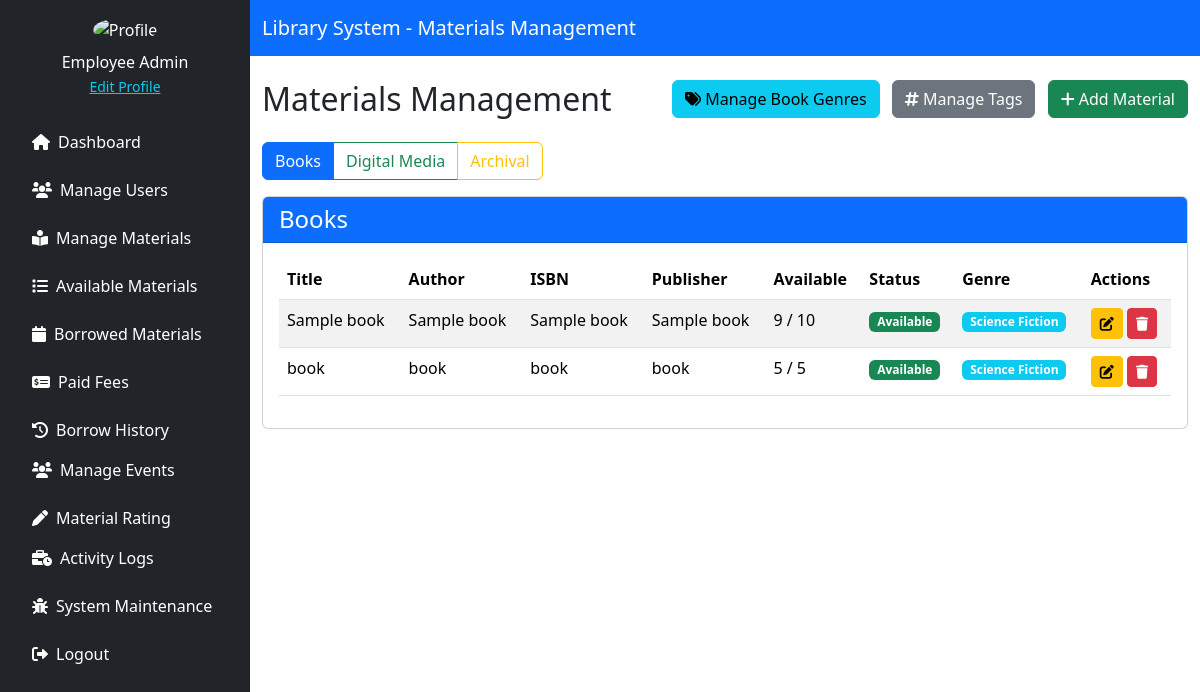
Screenshot of /source/employee/materials_management.php (signed in) with the database file from the repository.
### tables this page shows
CREATE TABLE `material_books` (
  `id` int(11) NOT NULL,
  `title` varchar(255) NOT NULL,
  `author` varchar(255) NOT NULL,
  `isbn` varchar(20) DEFAULT NULL,
  `publisher` varchar(255) DEFAULT NULL,
  `year_published` year(4) DEFAULT NULL,
  `quantity` int(11) DEFAULT 1,
  `available` int(11) DEFAULT 1,
  `status` enum('Available','Archived') DEFAULT 'Available',
  `genre` varchar(255) DEFAULT NULL,
  `average_rating` decimal(3,1) DEFAULT 0.0,
  `review_count` int(11) DEFAULT 0
);

### source/employee/materials_management.php (the view, shortened to what this page needs)
<?php
include '../../config/db_conn.php';
$filter = $_GET['filter'] ?? 'books';
$books = $digitals = $research = [];
if ($filter === 'books') {
    $stmtBooks = $pdo->query("SELECT * FROM material_books");
    $books = $stmtBooks->fetchAll(PDO::FETCH_ASSOC);
}
?>
<!DOCTYPE html>
<html lang="en">
<head>
    <link href="https://cdn.jsdelivr.net/npm/bootstrap@5.3.3/dist/css/bootstrap.min.css" rel="stylesheet">
    <link href="https://cdnjs.cloudflare.com/ajax/libs/font-awesome/6.0.0/css/all.min.css" rel="stylesheet">
</head>
<body>
<div class="d-flex">
    <?php include './includes/sidebar.php'; ?>
    <div class="flex-grow-1">
        <nav class="navbar navbar-expand-lg navbar-dark bg-primary">
            <div class="container">
                <a class="navbar-brand" href="#">Library System - Materials Management</a>
            </div>
        </nav>
        <div class="container mt-4">
            <div class="d-flex justify-content-between mb-3">
                <h2>Materials Management</h2>
                <div>
                    <button class="btn btn-info me-2" data-bs-toggle="modal" data-bs-target="#manageGenresModal">
                        <i class="fas fa-tags"></i> Manage Book Genres
                    </button>
                    <button class="btn btn-secondary me-2" data-bs-toggle="modal" data-bs-target="#manageTagsModal">
                        <i class="fas fa-hashtag"></i> Manage Tags
                    </button>
                    <button class="btn btn-success" data-bs-toggle="modal" data-bs-target="#selectMaterialTypeModal">
                        <i class="fas fa-plus"></i> Add Material
                    </button>
                </div>
            </div>
            <div class="btn-group mb-3" role="group">
                <a href="?filter=books" class="btn btn-outline-primary <?= $filter === 'books' ? 'active' : '' ?>">Books</a>
                <a href="?filter=digital" class="btn btn-outline-success <?= $filter === 'digital' ? 'active' : '' ?>">Digital Media</a>
                <a href="?filter=archival" class="btn btn-outline-warning <?= $filter === 'archival' ? 'active' : '' ?>">Archival</a>
            </div>
            <?php if ($filter === 'books'): ?>
                <div class="card mb-4">
                    <div class="card-header bg-primary text-white">
                        <h4 class="mb-0">Books</h4>
                    </div>
                    <div class="card-body">
                        <div class="table-responsive">
                            <table class="table table-striped table-hover">
                                <thead>
                                    <tr>
                                        <th>Title</th>
                                        <th>Author</th>
                                        <th>ISBN</th>
                                        <th>Publisher</th>
                                        <th>Available</th>
                                        <th>Status</th>
                                        <th>Genre</th>
                                        <th>Actions</th>
                                    </tr>
                                </thead>
                                <tbody>
                                    <?php foreach ($books as $book): ?>
                                        <tr>
                                            <td><?= htmlspecialchars($book['title']) ?></td>
                                            <td><?= htmlspecialchars($book['author']) ?></td>
                                            <td><?= htmlspecialchars($book['isbn']) ?></td>
                                            <td><?= htmlspecialchars($book['publisher']) ?></td>
                                            <td><?= $book['available'] ?> / <?= $book['quantity'] ?></td>
                                            <td>
                                                <span class="badge bg-<?= $book['status'] === 'Available' ? 'success' : 'danger' ?>">
                                                    <?= htmlspecialchars($book['status']) ?>
                                                </span>
                                            </td>
                                            <td>
                                                <span class="badge bg-info">
                                                    <?= htmlspecialchars($book['genre']) ?>
                                                </span>
                                            </td>
                                            <td>
                                                <a href="?action=edit&id=<?= $book['id'] ?>&table=material_books" class="btn btn-sm btn-warning" title="Edit">
                                                    <i class="fas fa-edit"></i>
                                                </a>
                                                <a href="?action=delete&id=<?= $book['id'] ?>&table=material_books" class="btn btn-sm btn-danger" title="Delete" onclick="return confirm('Are you sure you want to delete this book?')">
                                                    <i class="fas fa-trash"></i>
                                                </a>
                                            </td>
                                        </tr>
                                    <?php endforeach; ?>
                                </tbody>
                            </table>
                        </div>
                    </div>
                </div>
            <?php endif; ?>
        </div>
    </div>
</div>
</body>
</html>

### rows the page displays
material_books: title "Sample book", author "Sample book", isbn "Sample book", publisher "Sample book", available "9", quantity "10", status "Available", genre "Science Fiction"
material_books: title "book", author "book", isbn "book", publisher "book", available "5", quantity "5", status "Available", genre "Science Fiction"

### other values shown
$_SESSION['user_name'] "Employee Admin"
